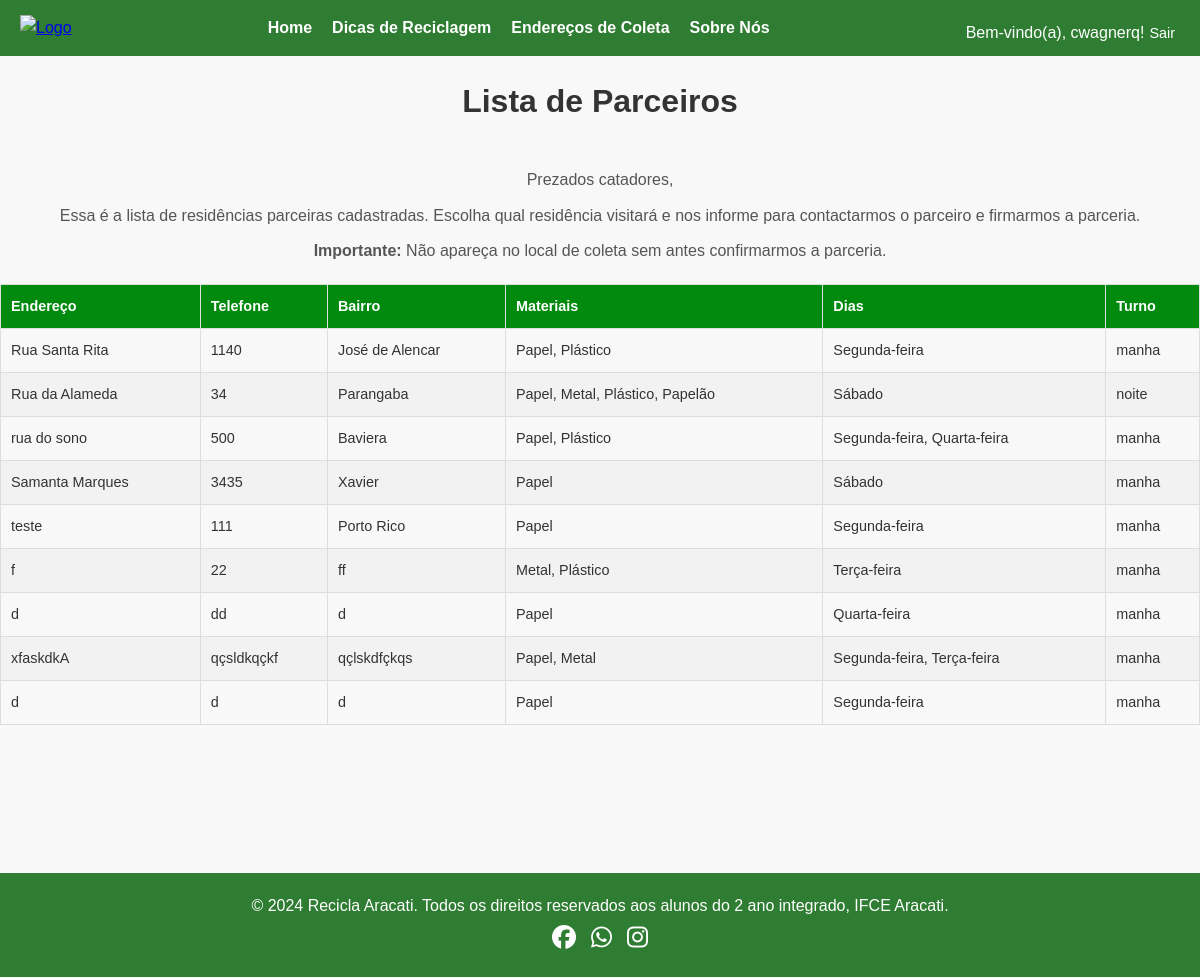
Screenshot of /parceiros/ (signed in) with the database file from the repository.
### core/models.py (models this page shows, shortened)
class Coleta(models.Model):
    rua = models.CharField(max_length=100)
    numero = models.CharField(max_length=10)
    bairro = models.CharField(max_length=100)
    materiais = models.ManyToManyField(Material)
    dias = models.ManyToManyField(Dia)
    TURNO_CHOICES = [
        ('manha', 'Manhã'),
        ('tarde', 'Tarde'),
        ('noite', 'Noite'),
    ]
    turno = models.CharField(max_length=10, choices=TURNO_CHOICES, blank=False)

class Material(models.Model):
    nome = models.CharField(max_length=100)
    def __str__(self):
        return self.nome

class Dia(models.Model):
    nome = models.CharField(max_length=100)
    def __str__(self):
        return self.nome

### core/views.py (the view)
# urls.py: path('parceiros/', views.parceiros, name='parceiros'),
@login_required
def parceiros(request):
    coletas = Coleta.objects.all()  # Busca todos os registros do modelo Coleta
    return render(request, 'recicle/parceiros.html', {'coletas': coletas})  # Renderiza o template 'parceiros.html'

### core/templates/recicle/parceiros.html (shortened to what this page needs)
{% load static %}
<!DOCTYPE html>
<html lang="pt-br">
<head>
    <link rel="stylesheet" type="text/css" href="{% static 'css/parceiros.css' %}">
    <link href="https://cdnjs.cloudflare.com/ajax/libs/font-awesome/6.5.1/css/all.min.css" rel="stylesheet">
</head>
<body>
    <header>
        <a href="{% url 'index' %}">
            <img src="{% static 'images/logo.png' %}" alt="Logo" class="logo">
        </a>
        <nav>
            <ul class="menu">
                <li><a href="{% url 'index' %}">Home</a></li>
                <li><a href="{% url 'dicas' %}">Dicas de Reciclagem</a></li>
                <li><a href="{% url 'parceiros' %}">Endereços de Coleta</a></li>
                <li><a href="#">Sobre Nós</a></li>
            </ul>
        </nav>
        <div class="msg">
        {% if user.is_authenticated %}
        <p class="mensagem_login">Bem-vindo(a), {{ user.get_full_name|default:user.username }}!</p>
        <form action="{% url 'logout' %}" method="post" style="display: inline;">
            <button type="submit">Sair</button>
        </form>
        {% endif %}
        </div>
    </header>
    <h1>Lista de Parceiros</h1>
    <div class="content">
    <main>
        <p class="textos">Prezados catadores,</p>
        <p class="textos">Essa é a lista de residências parceiras cadastradas. Escolha qual residência visitará e nos informe para contactarmos o parceiro e firmarmos a parceria.</p>
        <p class="textos"> <b>Importante:</b> Não apareça no local de coleta sem antes confirmarmos a parceria.</p>
        <div class='table-wrapper'>
        <table>
                    <thead>
                        <tr>
                            <th>Endereço</th>
                            <th>Telefone</th>
                            <th>Bairro</th>
                            <th>Materiais</th>
                            <th>Dias</th>
                            <th>Turno</th>
                        </tr>
                    </thead>
                    <tbody>
                        {% for coleta in coletas %}
                            <tr>
                                <td>{{ coleta.rua }}</td>
                                <td>{{ coleta.numero }}</td>
                                <td>{{ coleta.bairro }}</td>
                                <td>{{ coleta.materiais.all|join:", " }}</td>
                                <td>{{ coleta.dias.all|join:", " }}</td>
                                <td>{{ coleta.turno }}</td>
                            </tr>
                        {% empty %}
                            <tr>
                                <td colspan="6">Nenhum registro encontrado.</td>
                            </tr>
                        {% endfor %}
                    </tbody>
                </table>
            </div>
    </div>
    <br><br><br><br><br>
    <footer>
        <p>&copy; 2024 Recicla Aracati. Todos os direitos reservados aos alunos do 2 ano integrado, IFCE Aracati.</p>
        <div class="social-icons">
            <a href="https://facebook.com" target="_blank" rel="noopener noreferrer">
                <i class="fab fa-facebook"></i>
            </a>
            <a href="https://wa.me" target="_blank" rel="noopener noreferrer">
                <i class="fab fa-whatsapp"></i>
            </a>
            <a href="https://instagram.com" target="_blank" rel="noopener noreferrer">
                <i class="fab fa-instagram"></i>
            </a>
        </div>
    </footer>
</body>
</html>

### core/static/css/parceiros.css (style rules this page uses)
* { margin: 0; padding: 0; box-sizing: border-box; }
body, html { height: 100%; overflow-x: hidden; }
body { font-family: Arial, sans-serif; line-height: 1.6; color: #333; background-color: #f8f8f8; display: flex; flex-direction: column; min-height: 100vh; }
header { display: flex; justify-content: space-between; align-items: center; background-color: #2e7d32; color: white; padding: 10px 20px; position: relative; }
.logo { max-height: 50px; order: 0; }
.menu { display: flex; list-style: none; justify-content: flex-start; align-items: center; gap: 20px; margin: 0; padding: 0; order: 0; }
.menu a { text-decoration: none; color: white; font-weight: bold; transition: color 0.3s ease; }
.menu { display: flex; list-style: none; gap: 20px; transition: transform 0.3s ease; }
main,h1 { margin: 20px auto; max-width: 1200px; text-align: center; }
table { width: 100%; border-collapse: collapse; margin-top: 20px; font-size: 0.9rem; }
th, td { border: 1px solid #ddd; padding: 10px; text-align: left; }
th { background-color: #028a0f; color: white; }
tr:nth-child(even) { background-color: #f2f2f2; }
.textos { margin: 10px 0; font-size: 1rem; color: #555; }
footer { background-color: #2e7d32; color: white; text-align: center; padding: 20px; }
.social-icons { display: flex; justify-content: center; gap: 15px; }
.social-icons a { color: white; font-size: 1.5em; transition: color 0.3s ease; }
.msg { display: flex; justify-content: center; align-items: center; margin-top: 10px; }
.msg form { display: flex; gap: 10px; align-items: center; }
.msg input, .msg button { padding: 5px; font-size: 0.9rem; }
.msg button { background-color: #2e7d32; color: white; border: none; cursor: pointer; }

### rows the page displays
Coleta: rua "Rua Santa Rita", numero "1140", bairro "José de Alencar", materiais.all "Papel, Plástico", dias.all "Segunda-feira", turno "manha"
Coleta: rua "Rua da Alameda", numero "34", bairro "Parangaba", materiais.all "Papel, Metal, Plástico, Papelão", dias.all "Sábado", turno "noite"
Coleta: rua "rua do sono", numero "500", bairro "Baviera", materiais.all "Papel, Plástico", dias.all "Segunda-feira, Quarta-feira", turno "manha"
Coleta: rua "Samanta Marques", numero "3435", bairro "Xavier", materiais.all "Papel", dias.all "Sábado", turno "manha"
Coleta: rua "teste", numero "111", bairro "Porto Rico", materiais.all "Papel", dias.all "Segunda-feira", turno "manha"
Coleta: rua "f", numero "22", bairro "ff", materiais.all "Metal, Plástico", dias.all "Terça-feira", turno "manha"
Coleta: rua "d", numero "dd", bairro "d", materiais.all "Papel", dias.all "Quarta-feira", turno "manha"
Coleta: rua "xfaskdkA", numero "qçsldkqçkf", bairro "qçlskdfçkqs", materiais.all "Papel, Metal", dias.all "Segunda-feira, Terça-feira", turno "manha"
Coleta: rua "d", numero "d", bairro "d", materiais.all "Papel", dias.all "Segunda-feira", turno "manha"

### other values shown
{{ user.get_full_name|default:user.username }} "cwagnerq"
